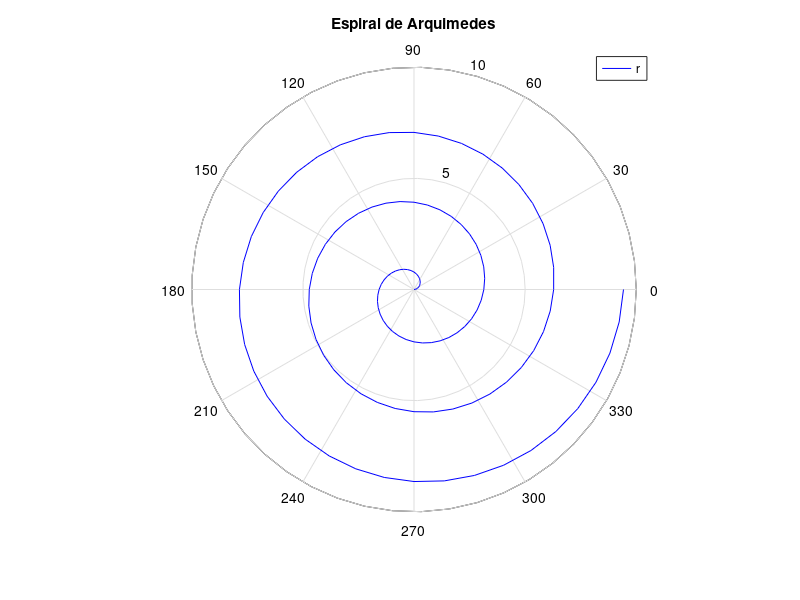

MATLAB code to generate this figure:
# Exemplo 3.12 - A espiral de Arquimedes

# r = k* theta;

theta = 0:pi/20:6*pi;
k = 0.5;

r = k.* theta;
polar(theta, r, 'b-');

title('\bfEspiral de Arquimedes');
legend('r');